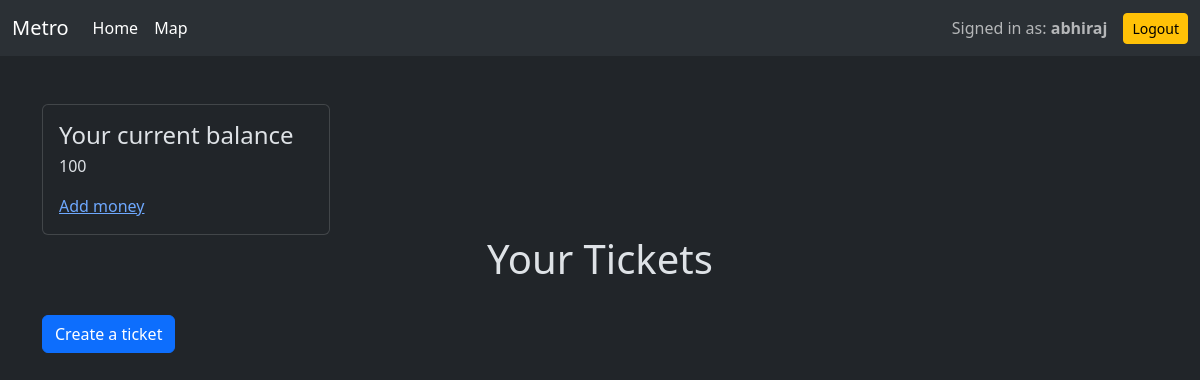
/ticket/ (signed in), run on an earlier commit of the app's database.
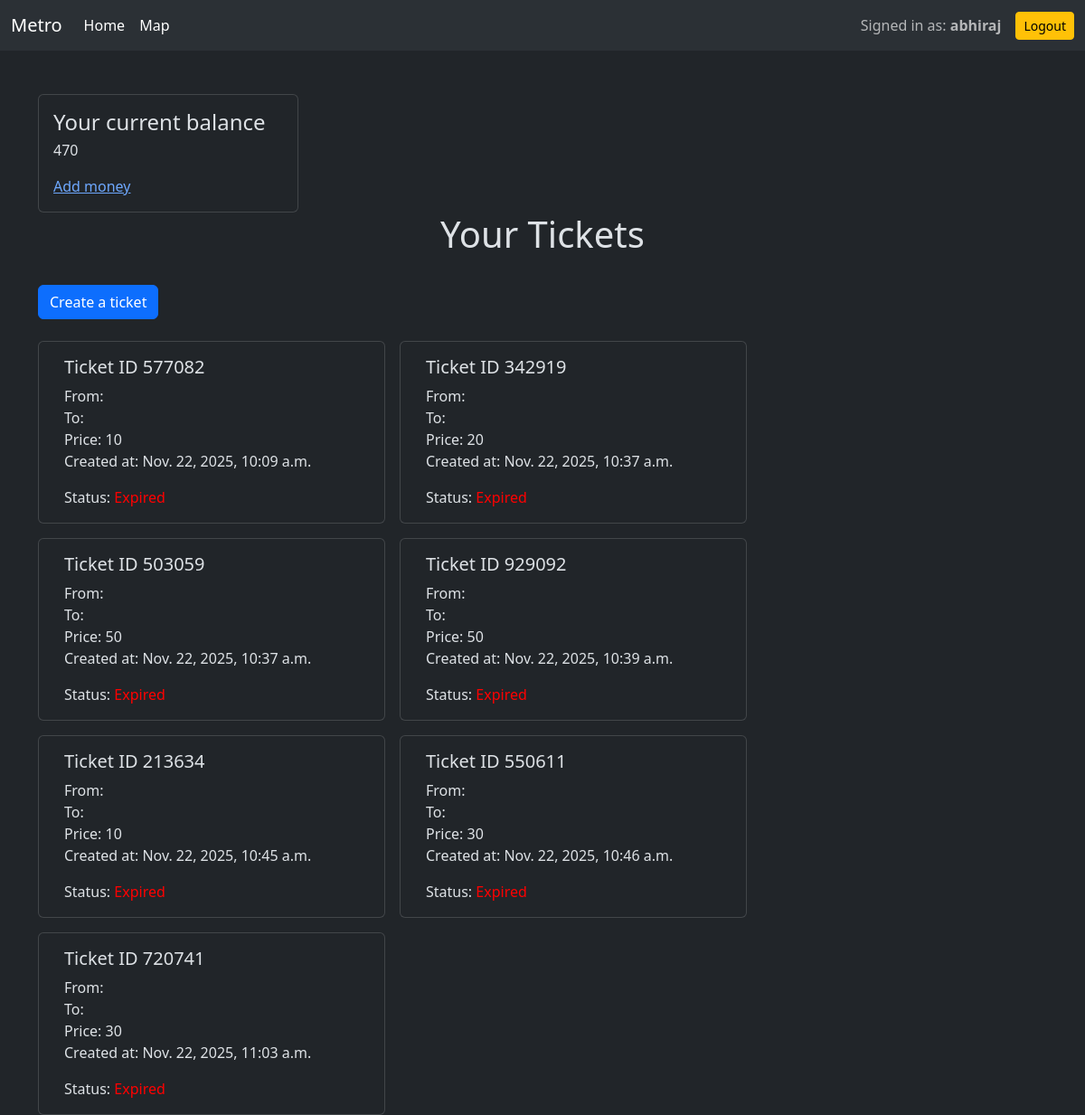
And on a later commit of the database.
### ticket/models.py (models this page shows, shortened)
class CustomUser(AbstractUser):
    balance = models.PositiveIntegerField(default=0)

class Ticket(models.Model):
    id = models.AutoField(primary_key=True)
    user = models.ForeignKey(settings.AUTH_USER_MODEL, on_delete=models.CASCADE)
    start_station = models.ForeignKey(Station, related_name='start', on_delete=models.CASCADE)
    end_station = models.ForeignKey(Station, related_name='end', on_delete=models.CASCADE)
    price = models.PositiveIntegerField(blank=True, null=True)
    created_at = models.DateTimeField(auto_now_add=True)
    uid = models.CharField(max_length=20)
    class Status(models.TextChoices):
        ACTIVE = 'ACTIVE', 'Active'
        IN_USE = 'IN_USE', 'In Use'
        EXPIRED = 'EXPIRED', 'Expired'
        USED = 'USED', 'Used'
    status = models.CharField(max_length=10, choices=Status.choices, default=Status.ACTIVE)

### ticket/views.py (the view)
# urls.py: path('', views.ticket_list, name='ticket_list'),
@login_required
def ticket_list(request):
    tickets = Ticket.objects.all()
    for ticket in tickets:
        if ticket.created_at + datetime.timedelta(days=1) < timezone.now():
            ticket.status = ticket.Status.EXPIRED
            ticket.save()
    return render(request, "ticket_list.html", {"tickets": tickets})

### ticket/templates/ticket_list.html (shortened to what this page needs)
{% extends "layout.html" %}
{% block content %}
<br>
<div class="card" style="width: 18rem;">
  <div class="card-body">
    <h4 class="card-title">Your current balance</h4>
    <p class="card-text">{{user.balance}}</p>
    <a href="{% url "add_money" %}" class="card-link">Add money</a>
  </div>
</div>
<h1>Your Tickets</h1>
<a class="btn btn-primary mb-4 mt-4" href="{% url 'ticket_create' %}">Create a ticket</a>
<div class="container row gap-3">
    {% for ticket in tickets %}
    {% if ticket.user == request.user %}
        <div class="card" style="width: 24rem;">
        <div class="card-body">
            <h5 class="card-title"> Ticket ID {{ticket.uid}} </h5>
            <p class="card-text">From: {{ticket.start_station}} <br> To: {{ticket.end_station}} <br> Price: {{ticket.price}} <br> Created at: {{ticket.created_at}}<br></p>
            <p class="card-text bold-text" >Status: {% if ticket.status == 'ACTIVE' %}
                                        <span style="color: green;">Active</span>
                                        {% elif ticket.status == 'IN_USE' %}
                                            <span style="color: orange;">In Use</span>
                                        {% else %}
                                            <span style="color: red;">Expired</span>
                                        {% endif %}
                </p>
    </div>
</div>
    {% endif %}
    {% endfor %}
</div>
{% endblock %}

### templates/layout.html (shortened to what this page needs)
{% load static %}
{% load socialaccount %}
<!DOCTYPE html>
<html lang="en" data-bs-theme="dark">
<head>
    <link href="https://cdn.jsdelivr.net/npm/bootstrap@5.3.2/dist/css/bootstrap.min.css" rel="stylesheet">
</head>
<body>
    <nav class="navbar navbar-expand-lg bg-body-tertiary">
        <div class="container-fluid">
            <a class="navbar-brand">Metro</a>
            <div class="collapse navbar-collapse" id="navbarSupportedContent">
                <ul class="navbar-nav me-auto mb-2 mb-lg-0">
                    <li class="nav-item">
                        <a class="nav-link active" aria-current="page" href="{% url 'ticket_list' %}">Home</a>
                    </li>
                    <li class="nav-item">
                        <a class="nav-link active" aria-current="page" href="{% url 'ticket_map' %}">Map</a>
                    </li>
                </ul>
            </div>
            <div class="d-flex align-items-center gap-2 mt-2 mt-lg-0">
                {% if user.is_authenticated %}
                    <span class="navbar-text me-2">
                        Signed in as: <strong>{{user.username}}</strong>
                    </span>
                    <form method="post" action="/accounts/logout/">
                        <button type="submit" class="btn btn-warning btn-sm">Logout</button>
                    </form>
                {% endif %}
            </div>
        </div>
    </nav>
    <div class='container mt-4'>
        {% block content %}{% endblock %}
    </div>
</body>
</html>

What changed in the data, as far as the page shows it:
changed CustomUser "abhiraj": balance "100" → "470"
added Ticket: uid "577082", price "10", created_at "Nov. 22, 2025, 10:09 a.m.", status "Expired"
added Ticket: uid "342919", price "20", created_at "Nov. 22, 2025, 10:37 a.m.", status "Expired"
added Ticket: uid "503059", price "50", created_at "Nov. 22, 2025, 10:37 a.m.", status "Expired"
added Ticket: uid "929092", price "50", created_at "Nov. 22, 2025, 10:39 a.m.", status "Expired"
added Ticket: uid "213634", price "10", created_at "Nov. 22, 2025, 10:45 a.m.", status "Expired"
added Ticket: uid "550611", price "30", created_at "Nov. 22, 2025, 10:46 a.m.", status "Expired"
added Ticket: uid "720741", price "30", created_at "Nov. 22, 2025, 11:03 a.m.", status "Expired"
